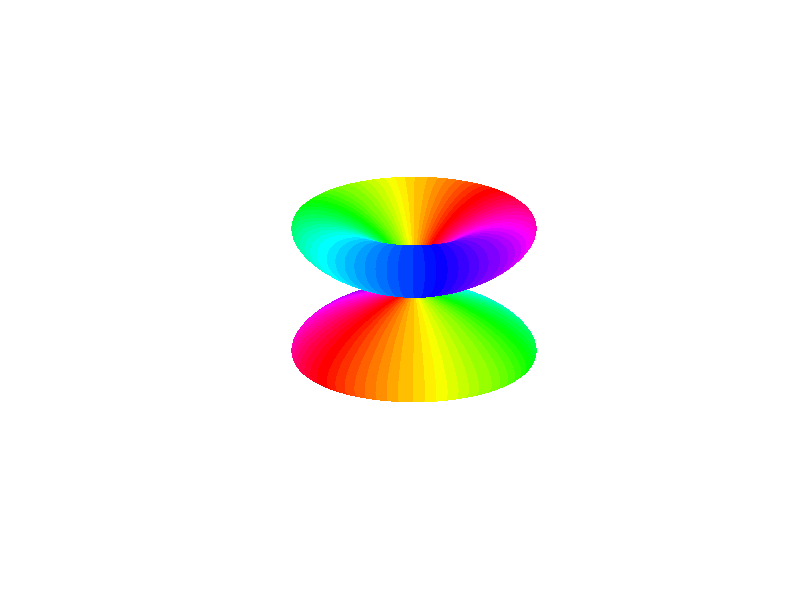

This figure's MATLAB source: (Note: this script raises an error after producing the figure.)
% Grid points
nx = 128;
ny = 128;

% Spinor components
zetaP2 = zeros(nx, ny);
zetaP1 = ones(nx, ny);
zeta0 = zeros(nx, ny);
zetaM1 = zeros(nx, ny);
zetaM2 = zeros(nx, ny);

% discretize sphere surface
resolution = 200;
delta = pi/resolution;
theta = 0:delta:pi; % altitude
phi = 0:2*delta:2*pi; % azimuth
[phi,theta] = meshgrid(phi,theta);

% Spin-2 spherical harmonics
Y_2p2 = 0.25 * sqrt(15 / (2*pi)).* exp(2j * phi).* sin(theta).^2;
Y_2p1 = -0.5 * sqrt(15 / (2*pi)) * exp(1j * phi).* sin(theta).*cos(theta);
Y_2p0 = 0.25 * sqrt(5 / pi) * (3 * cos(theta).^2 - 1);
Y_2m1 = 0.5 * sqrt(15 / (2*pi)) * exp(-1j * phi).* sin(theta).*cos(theta);
Y_2m2 = 0.25 * sqrt(15 / (2*pi)).* exp(-2j * phi).* sin(theta).^2;

% Plot spherical harmonic
zsph = zetaP2(64, 64).* Y_2p2 ...
    + zetaP1(64, 64).* Y_2p1 ...
    + zeta0(64, 64).* Y_2p0 ...
    + zetaM1(64, 64).* Y_2m1 ...
    + zetaM2(64, 64).* Y_2m2;

scale = 1.0;
zsph = zsph * scale;
xx = abs(zsph).^2.*sin(theta).*cos(phi);
yy = abs(zsph).^2.*sin(theta).*sin(phi);
zz = abs(zsph).^2.*cos(theta);

h = surf(xx,yy,zz,angle(zsph));
set(h, 'LineStyle','none')
axis off;
colormap(hsv);
clim([-pi pi]);
camlight left
camlight right
lighting phong
daspect([1 1 1]);
view(-23, 30);
exportgraphics(gca, '../../../thesis_tikz/gfx/FM-1-spherical.pdf');
